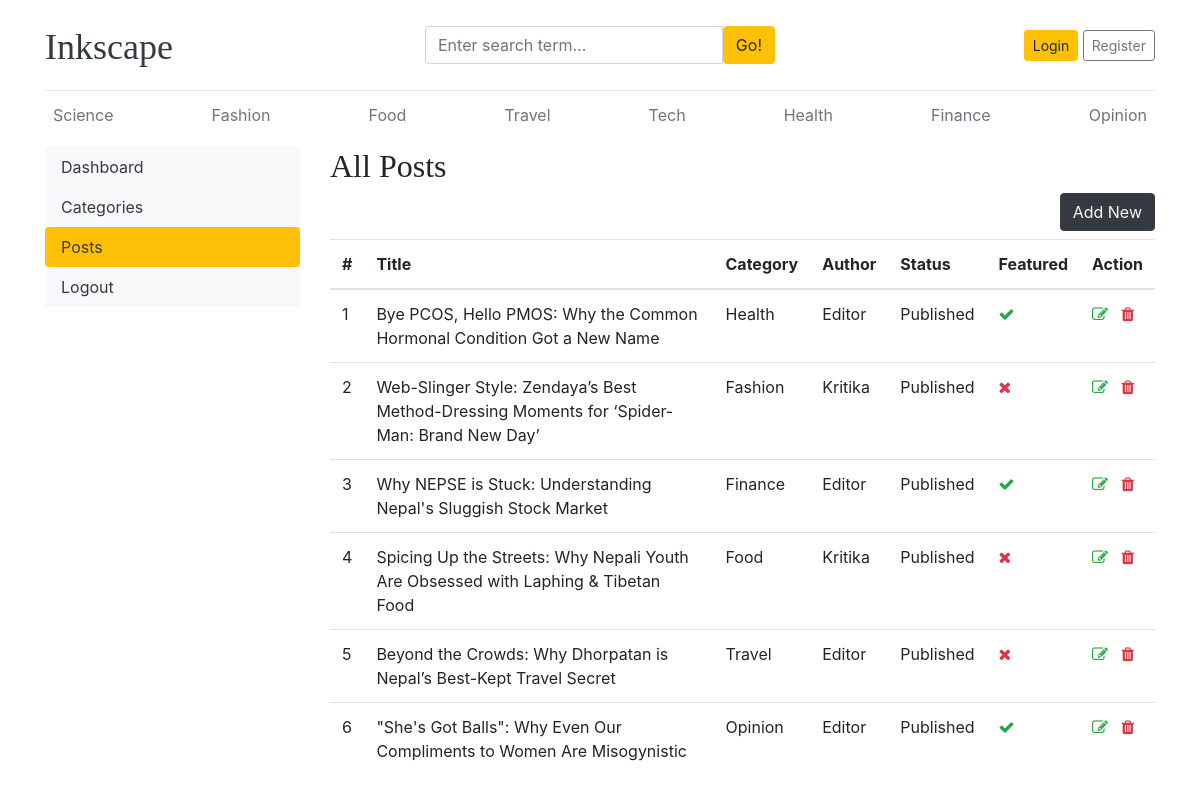
The app's page /dashboard/posts/ with its own data.
### blogs/models.py (models this page shows, shortened)
class Category(models.Model):
    category_name = models.CharField(max_length=50, unique=True)
    created_at = models.DateTimeField(auto_now_add=True)
    updated_at = models.DateTimeField(auto_now=True)
    class Meta():
        verbose_name_plural = 'Categories'
    def __str__(self):
        return self.category_name

class blog(models.Model):
    title = models.CharField(max_length=100)
    slug = models.SlugField(max_length=150 , unique=True , blank=True)
    category = models.ForeignKey(Category, on_delete=models.CASCADE)
    author = models.ForeignKey(User , on_delete=models.CASCADE)
    featured_image = models.ImageField(upload_to='uploads/%Y/%m/%d')
    short_description = models.TextField(max_length=500)
    blog_body = models.TextField(max_length=5000)
    status = models.CharField(max_length=20, choices=STATUS_CHOICES, default="Draft")
    is_featured = models.BooleanField(default=False)
    created_at = models.DateTimeField(auto_now_add=True)
    updated_at = models.DateTimeField(auto_now=True)

### dashboards/views.py (the view)
# urls.py: path('posts/', views.posts, name='posts'),
def posts(request):
    posts = blog.objects.all()
    context = {
        'posts': posts,
    }
    return render(request, 'dashboard/posts.html', context)

### blogs/context_processors.py (called while the page is built)
def get_categories(request):
    categories = Category.objects.all()
    return dict(categories=categories)

def get_social_links(request):
    social_links = SocialLink.objects.all()
    return dict(social_links=social_links)

### templates/dashboard/posts.html (shortened to what this page needs)
{% extends 'base.html' %}
{% block content %}
<div class="row">
    {% include 'dashboard/sidebar.html' %}
    <div class="col-md-9">
        <h2>All Posts</h2>
        <a href="{% url 'add_post' %}" class="btn btn-dark text-light float-right mb-2">Add New</a>
        <table class="table table-hover">
            <thead>
              <tr>
                <th>#</th>
                <th>Title</th>
                <th>Category</th>
                <th>Author</th>
                <th>Status</th>
                <th>Featured</th>
                <th>Action</th>
              </tr>
            </thead>
            <tbody>
            {% for post in posts %}
              <tr>
                <td>{{ forloop.counter }}</td>
                <td>{{ post.title }}</td>
                <td>{{ post.category }}</td>
                <td>{{ post.author }}</td>
                <td>{{ post.status }}</td>
                <td>{% if post.is_featured %}<i class="fa fa-check text-success"></i>{% else %}<i class="fa fa-times text-danger"></i>{% endif %}</td>
                <td>
                    <a href="{% url 'edit_post' post.id %}"><i class="fa fa-edit text-success"></i></a>
                    <a href="{% url 'delete_post' post.id %}"><i class="fa fa-trash text-danger"></i></a>
                </td>
              </tr>
            {% endfor %}
            </tbody>
          </table>
    </div>
</div>
{% endblock %}

### templates/base.html (shortened to what this page needs)
{% load static %}
<!DOCTYPE html>
<html lang="en">
<head>
    <link rel="stylesheet" href="https://cdnjs.cloudflare.com/ajax/libs/font-awesome/4.7.0/css/font-awesome.min.css">
    <link href="https://getbootstrap.com/docs/4.0/dist/css/bootstrap.min.css" rel="stylesheet">
    <link rel="stylesheet" href="{% static 'css/blog.css' %}">
  </head>
<body>
    <div class="container">
      <header class="blog-header py-3">
        <div class="row flex-nowrap justify-content-between align-items-center">
          <div class="col-4 pt-1">
            <a class="blog-header-logo text-dark" href="/">Inkscape</a>
          </div>
          <div class="col-4">
            <form action="{% url 'search' %}" method="GET">
              <div class="input-group">
                <input class="form-control" type="text" name="keyword" value="{{ keyword }}" placeholder="Enter search term..." aria-label="Enter search term..." aria-describedby="button-search" />
                <button type="submit" class="btn btn-warning" id="button-search" type="button">Go!</button>
            </div>
            </form>
          </div>
          <div class="col-4 d-flex justify-content-end align-items-center">
            {% if not user.is_authenticated %}
            <a class="btn btn-sm btn-warning" href="{% url 'login' %}">Login</a> &nbsp;
            <a class="btn btn-sm btn-outline-secondary" href="{% url 'register' %}">Register</a>
            {% else %}
                <span><a class="text-dark" href="{% url 'dashboard' %}">Dashboard</a></span>
                &emsp;
                <span><a class="btn btn-sm btn-warning" href="{% url 'logout' %}">Logout</a></span>
            {% endif %}
          </div>
        </div>
      </header>
      <div class="nav-scroller py-1 mb-2">
        <nav class="nav d-flex justify-content-between">
          {% for cat in categories %}
          <a class="p-2 text-muted" href="{% url 'posts_by_category' cat.id %}">{{cat.category_name}}</a>
          {% endfor %}
        </nav>
      </div>
{% block content %}
{% endblock %}
    </body>
    </html>

### static/css/blog.css (style rules this page uses)
.blog-header { border-bottom: 1px solid #e5e5e5; }
.blog-header-logo { font-family: "Playfair Display", Georgia, "Times New Roman", serif; font-size: 2.25rem; }
h1, h2, h3, h4, h5, h6 { font-family: "Playfair Display", Georgia, "Times New Roman", serif; }

### records on screen
Category: category_name "Science"
Category: category_name "Fashion"
Category: category_name "Food"
Category: category_name "Travel"
Category: category_name "Tech"
Category: category_name "Health"
Category: category_name "Finance"
Category: category_name "Opinion"
blog: title "Bye PCOS, Hello PMOS: Why the Common Hormonal Condition Got a New Name", category "Health", author "Editor", status "Published", is_featured True (drawn)
blog: title "Web-Slinger Style: Zendaya’s Best Method-Dressing Moments for ‘Spider-Man: Brand New Day’", category "Fashion", author "Kritika", status "Published", is_featured False (drawn)
blog: title "Why NEPSE is Stuck: Understanding Nepal's Sluggish Stock Market", category "Finance", author "Editor", status "Published", is_featured True (drawn)
blog: title "Spicing Up the Streets: Why Nepali Youth Are Obsessed with Laphing & Tibetan Food", category "Food", author "Kritika", status "Published", is_featured False (drawn)
blog: title "Beyond the Crowds: Why Dhorpatan is Nepal’s Best-Kept Travel Secret", category "Travel", author "Editor", status "Published", is_featured False (drawn)
blog: title "\"She's Got Balls\": Why Even Our Compliments to Women Are Misogynistic", category "Opinion", author "Editor", status "Published", is_featured True (drawn)
